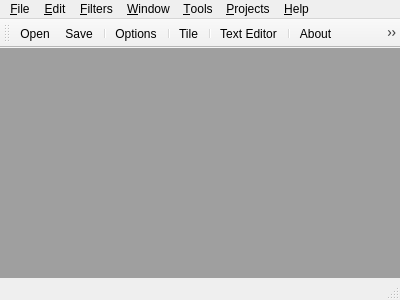
<?xml version="1.0" encoding="UTF-8"?>
<ui version="4.0">
 <class>MainWindow</class>
 <widget class="QMainWindow" name="MainWindow">
  <property name="geometry">
   <rect>
    <x>0</x>
    <y>0</y>
    <width>400</width>
    <height>300</height>
   </rect>
  </property>
  <property name="sizePolicy">
   <sizepolicy hsizetype="Preferred" vsizetype="Preferred">
    <horstretch>0</horstretch>
    <verstretch>0</verstretch>
   </sizepolicy>
  </property>
  <property name="mouseTracking">
   <bool>true</bool>
  </property>
  <property name="windowTitle">
   <string>MyLAB</string>
  </property>
  <widget class="QWidget" name="centralWidget">
   <widget class="QMdiArea" name="mdiArea">
    <property name="geometry">
     <rect>
      <x>-1</x>
      <y>-1</y>
      <width>401</width>
      <height>231</height>
     </rect>
    </property>
    <property name="verticalScrollBarPolicy">
     <enum>Qt::ScrollBarAsNeeded</enum>
    </property>
    <property name="horizontalScrollBarPolicy">
     <enum>Qt::ScrollBarAsNeeded</enum>
    </property>
   </widget>
  </widget>
  <widget class="QMenuBar" name="menuBar">
   <property name="geometry">
    <rect>
     <x>0</x>
     <y>0</y>
     <width>400</width>
     <height>25</height>
    </rect>
   </property>
   <widget class="QMenu" name="menu_File">
    <property name="title">
     <string>&amp;File</string>
    </property>
    <addaction name="action_Open"/>
    <addaction name="action_Save"/>
    <addaction name="action_New"/>
    <addaction name="separator"/>
    <addaction name="action_Exit"/>
   </widget>
   <widget class="QMenu" name="menu_Edit">
    <property name="title">
     <string>&amp;Edit</string>
    </property>
    <addaction name="action_Options"/>
    <addaction name="action_Cut"/>
    <addaction name="action_Copy"/>
    <addaction name="action_Paste"/>
   </widget>
   <widget class="QMenu" name="menu_Help">
    <property name="title">
     <string>&amp;Help</string>
    </property>
    <addaction name="action_About"/>
    <addaction name="action_About_Qt"/>
   </widget>
   <widget class="QMenu" name="menu_Filters">
    <property name="title">
     <string>&amp;Filters</string>
    </property>
    <widget class="QMenu" name="menu_Image_Basics">
     <property name="statusTip">
      <string>Basic Image Processing</string>
     </property>
     <property name="title">
      <string>&amp;Image Basics</string>
     </property>
     <addaction name="actionInverse"/>
    </widget>
    <addaction name="menu_Image_Basics"/>
   </widget>
   <widget class="QMenu" name="menu_Window">
    <property name="title">
     <string>&amp;Window</string>
    </property>
    <addaction name="action_Close"/>
    <addaction name="action_Close_All"/>
    <addaction name="action_Tile"/>
    <addaction name="action_Casade"/>
    <addaction name="action_Previous"/>
    <addaction name="action_Next"/>
   </widget>
   <widget class="QMenu" name="menu_Tools">
    <property name="title">
     <string>&amp;Tools</string>
    </property>
    <addaction name="action_Text_Editor"/>
   </widget>
   <widget class="QMenu" name="menu_Projects">
    <property name="title">
     <string>&amp;Projects</string>
    </property>
   </widget>
   <addaction name="menu_File"/>
   <addaction name="menu_Edit"/>
   <addaction name="menu_Filters"/>
   <addaction name="menu_Window"/>
   <addaction name="menu_Tools"/>
   <addaction name="menu_Projects"/>
   <addaction name="menu_Help"/>
  </widget>
  <widget class="QToolBar" name="mainToolBar">
   <property name="sizePolicy">
    <sizepolicy hsizetype="Preferred" vsizetype="Fixed">
     <horstretch>0</horstretch>
     <verstretch>0</verstretch>
    </sizepolicy>
   </property>
   <property name="layoutDirection">
    <enum>Qt::LeftToRight</enum>
   </property>
   <property name="movable">
    <bool>true</bool>
   </property>
   <property name="allowedAreas">
    <set>Qt::LeftToolBarArea|Qt::TopToolBarArea</set>
   </property>
   <attribute name="toolBarArea">
    <enum>TopToolBarArea</enum>
   </attribute>
   <attribute name="toolBarBreak">
    <bool>false</bool>
   </attribute>
   <addaction name="action_Open"/>
   <addaction name="action_Save"/>
   <addaction name="separator"/>
   <addaction name="action_Options"/>
   <addaction name="separator"/>
   <addaction name="action_Tile"/>
   <addaction name="separator"/>
   <addaction name="action_Text_Editor"/>
   <addaction name="separator"/>
   <addaction name="action_About"/>
   <addaction name="action_About_Qt"/>
  </widget>
  <widget class="QStatusBar" name="statusBar">
   <property name="mouseTracking">
    <bool>false</bool>
   </property>
  </widget>
  <action name="action_Open">
   <property name="text">
    <string>&amp;Open</string>
   </property>
   <property name="statusTip">
    <string>Open an existing file</string>
   </property>
   <property name="shortcut">
    <string>Ctrl+O</string>
   </property>
  </action>
  <action name="action_Save">
   <property name="text">
    <string>&amp;Save</string>
   </property>
   <property name="statusTip">
    <string>Save the file</string>
   </property>
   <property name="shortcut">
    <string>Ctrl+S</string>
   </property>
  </action>
  <action name="action_About">
   <property name="text">
    <string>&amp;About</string>
   </property>
   <property name="statusTip">
    <string>About information</string>
   </property>
  </action>
  <action name="action_Exit">
   <property name="text">
    <string>&amp;Exit</string>
   </property>
   <property name="statusTip">
    <string> Quit the application</string>
   </property>
   <property name="shortcut">
    <string>Ctrl+Q</string>
   </property>
  </action>
  <action name="actionInverse">
   <property name="text">
    <string>&amp;Inverse</string>
   </property>
   <property name="statusTip">
    <string>Inverse the color</string>
   </property>
  </action>
  <action name="action_Options">
   <property name="text">
    <string>&amp;Options</string>
   </property>
   <property name="statusTip">
    <string>Options of settings</string>
   </property>
  </action>
  <action name="action_New">
   <property name="text">
    <string>&amp;New</string>
   </property>
   <property name="statusTip">
    <string>Create a new file</string>
   </property>
   <property name="shortcut">
    <string>Ctrl+N</string>
   </property>
  </action>
  <action name="action_Cut">
   <property name="text">
    <string>&amp;Cut</string>
   </property>
  </action>
  <action name="action_Copy">
   <property name="text">
    <string>&amp;Copy</string>
   </property>
  </action>
  <action name="action_Paste">
   <property name="text">
    <string>&amp;Paste</string>
   </property>
  </action>
  <action name="action_Close">
   <property name="text">
    <string>&amp;Close</string>
   </property>
  </action>
  <action name="action_Close_All">
   <property name="text">
    <string>&amp;Close All</string>
   </property>
  </action>
  <action name="action_Tile">
   <property name="text">
    <string>&amp;Tile</string>
   </property>
  </action>
  <action name="action_Casade">
   <property name="text">
    <string>&amp;Casade</string>
   </property>
  </action>
  <action name="action_Previous">
   <property name="text">
    <string>&amp;Previous</string>
   </property>
  </action>
  <action name="action_Next">
   <property name="text">
    <string>&amp;Next</string>
   </property>
  </action>
  <action name="action_About_Qt">
   <property name="text">
    <string>&amp;About Qt</string>
   </property>
  </action>
  <action name="action_Text_Editor">
   <property name="text">
    <string>&amp;Text Editor</string>
   </property>
   <property name="statusTip">
    <string>Text editor</string>
   </property>
  </action>
 </widget>
 <layoutdefault spacing="6" margin="11"/>
 <resources/>
 <connections>
  <connection>
   <sender>action_Casade</sender>
   <signal>triggered()</signal>
   <receiver>mdiArea</receiver>
   <slot>cascadeSubWindows()</slot>
   <hints>
    <hint type="sourcelabel">
     <x>-1</x>
     <y>-1</y>
    </hint>
    <hint type="destinationlabel">
     <x>199</x>
     <y>168</y>
    </hint>
   </hints>
  </connection>
  <connection>
   <sender>action_Close</sender>
   <signal>triggered()</signal>
   <receiver>mdiArea</receiver>
   <slot>closeActiveSubWindow()</slot>
   <hints>
    <hint type="sourcelabel">
     <x>-1</x>
     <y>-1</y>
    </hint>
    <hint type="destinationlabel">
     <x>199</x>
     <y>168</y>
    </hint>
   </hints>
  </connection>
  <connection>
   <sender>action_Close_All</sender>
   <signal>triggered()</signal>
   <receiver>mdiArea</receiver>
   <slot>closeAllSubWindows()</slot>
   <hints>
    <hint type="sourcelabel">
     <x>-1</x>
     <y>-1</y>
    </hint>
    <hint type="destinationlabel">
     <x>199</x>
     <y>168</y>
    </hint>
   </hints>
  </connection>
  <connection>
   <sender>action_Exit</sender>
   <signal>triggered()</signal>
   <receiver>MainWindow</receiver>
   <slot>close()</slot>
   <hints>
    <hint type="sourcelabel">
     <x>-1</x>
     <y>-1</y>
    </hint>
    <hint type="destinationlabel">
     <x>199</x>
     <y>149</y>
    </hint>
   </hints>
  </connection>
  <connection>
   <sender>action_Next</sender>
   <signal>triggered()</signal>
   <receiver>mdiArea</receiver>
   <slot>activateNextSubWindow()</slot>
   <hints>
    <hint type="sourcelabel">
     <x>-1</x>
     <y>-1</y>
    </hint>
    <hint type="destinationlabel">
     <x>199</x>
     <y>168</y>
    </hint>
   </hints>
  </connection>
  <connection>
   <sender>action_Previous</sender>
   <signal>triggered()</signal>
   <receiver>mdiArea</receiver>
   <slot>activatePreviousSubWindow()</slot>
   <hints>
    <hint type="sourcelabel">
     <x>-1</x>
     <y>-1</y>
    </hint>
    <hint type="destinationlabel">
     <x>199</x>
     <y>168</y>
    </hint>
   </hints>
  </connection>
  <connection>
   <sender>action_Tile</sender>
   <signal>triggered()</signal>
   <receiver>mdiArea</receiver>
   <slot>tileSubWindows()</slot>
   <hints>
    <hint type="sourcelabel">
     <x>-1</x>
     <y>-1</y>
    </hint>
    <hint type="destinationlabel">
     <x>199</x>
     <y>168</y>
    </hint>
   </hints>
  </connection>
 </connections>
</ui>
